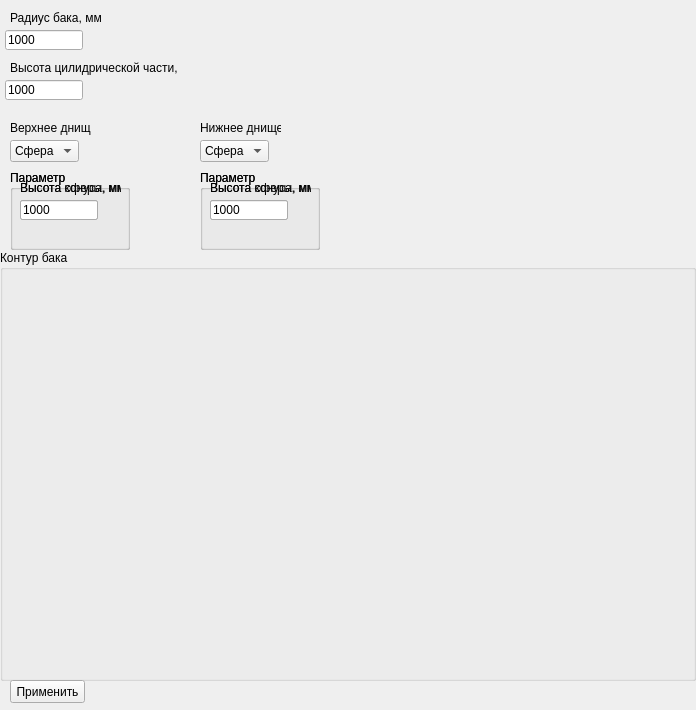
<?xml version="1.0" encoding="UTF-8"?>
<ui version="4.0">
 <class>MainWindow</class>
 <widget class="QMainWindow" name="MainWindow">
  <property name="enabled">
   <bool>true</bool>
  </property>
  <property name="geometry">
   <rect>
    <x>0</x>
    <y>0</y>
    <width>696</width>
    <height>710</height>
   </rect>
  </property>
  <property name="sizePolicy">
   <sizepolicy hsizetype="Fixed" vsizetype="Fixed">
    <horstretch>0</horstretch>
    <verstretch>0</verstretch>
   </sizepolicy>
  </property>
  <property name="minimumSize">
   <size>
    <width>696</width>
    <height>710</height>
   </size>
  </property>
  <property name="maximumSize">
   <size>
    <width>696</width>
    <height>710</height>
   </size>
  </property>
  <property name="windowTitle">
   <string notr="true"/>
  </property>
  <widget class="QWidget" name="centralwidget">
   <widget class="QLineEdit" name="lineEdit">
    <property name="geometry">
     <rect>
      <x>5</x>
      <y>30</y>
      <width>78</width>
      <height>20</height>
     </rect>
    </property>
    <property name="text">
     <string>1000</string>
    </property>
   </widget>
   <widget class="QLabel" name="label">
    <property name="geometry">
     <rect>
      <x>10</x>
      <y>10</y>
      <width>101</width>
      <height>16</height>
     </rect>
    </property>
    <property name="text">
     <string>Радиус бака, мм</string>
    </property>
   </widget>
   <widget class="QLabel" name="label_2">
    <property name="geometry">
     <rect>
      <x>10</x>
      <y>60</y>
      <width>171</width>
      <height>16</height>
     </rect>
    </property>
    <property name="text">
     <string>Высота цилидрической части, мм</string>
    </property>
   </widget>
   <widget class="QLineEdit" name="lineEdit_2">
    <property name="geometry">
     <rect>
      <x>5</x>
      <y>80</y>
      <width>78</width>
      <height>20</height>
     </rect>
    </property>
    <property name="text">
     <string>1000</string>
    </property>
   </widget>
   <widget class="QLabel" name="label_3">
    <property name="geometry">
     <rect>
      <x>10</x>
      <y>120</y>
      <width>81</width>
      <height>16</height>
     </rect>
    </property>
    <property name="text">
     <string>Верхнее днище</string>
    </property>
   </widget>
   <widget class="QLabel" name="label_4">
    <property name="geometry">
     <rect>
      <x>200</x>
      <y>120</y>
      <width>81</width>
      <height>16</height>
     </rect>
    </property>
    <property name="text">
     <string>Нижнее днище</string>
    </property>
   </widget>
   <widget class="QComboBox" name="comboBox">
    <property name="geometry">
     <rect>
      <x>10</x>
      <y>140</y>
      <width>69</width>
      <height>22</height>
     </rect>
    </property>
    <item>
     <property name="text">
      <string>Сфера</string>
     </property>
    </item>
    <item>
     <property name="text">
      <string>Конус</string>
     </property>
    </item>
   </widget>
   <widget class="QComboBox" name="comboBox_2">
    <property name="geometry">
     <rect>
      <x>200</x>
      <y>140</y>
      <width>69</width>
      <height>22</height>
     </rect>
    </property>
    <item>
     <property name="text">
      <string>Сфера</string>
     </property>
    </item>
    <item>
     <property name="text">
      <string>Конус</string>
     </property>
    </item>
   </widget>
   <widget class="QGroupBox" name="groupBox">
    <property name="enabled">
     <bool>true</bool>
    </property>
    <property name="geometry">
     <rect>
      <x>10</x>
      <y>170</y>
      <width>120</width>
      <height>80</height>
     </rect>
    </property>
    <property name="title">
     <string>Параметр</string>
    </property>
    <widget class="QLabel" name="label_5">
     <property name="geometry">
      <rect>
       <x>10</x>
       <y>10</y>
       <width>101</width>
       <height>16</height>
      </rect>
     </property>
     <property name="text">
      <string>Высота сферы, мм</string>
     </property>
    </widget>
    <widget class="QLineEdit" name="lineEdit_3">
     <property name="geometry">
      <rect>
       <x>10</x>
       <y>30</y>
       <width>78</width>
       <height>20</height>
      </rect>
     </property>
     <property name="text">
      <string>1000</string>
     </property>
    </widget>
   </widget>
   <widget class="QGroupBox" name="groupBox_2">
    <property name="enabled">
     <bool>true</bool>
    </property>
    <property name="geometry">
     <rect>
      <x>200</x>
      <y>170</y>
      <width>120</width>
      <height>80</height>
     </rect>
    </property>
    <property name="title">
     <string>Параметр</string>
    </property>
    <widget class="QLabel" name="label_6">
     <property name="geometry">
      <rect>
       <x>10</x>
       <y>10</y>
       <width>101</width>
       <height>16</height>
      </rect>
     </property>
     <property name="text">
      <string>Высота сферы, мм</string>
     </property>
    </widget>
    <widget class="QLineEdit" name="lineEdit_4">
     <property name="geometry">
      <rect>
       <x>10</x>
       <y>30</y>
       <width>78</width>
       <height>20</height>
      </rect>
     </property>
     <property name="text">
      <string>1000</string>
     </property>
    </widget>
   </widget>
   <widget class="QGroupBox" name="groupBox_3">
    <property name="enabled">
     <bool>true</bool>
    </property>
    <property name="geometry">
     <rect>
      <x>10</x>
      <y>170</y>
      <width>120</width>
      <height>80</height>
     </rect>
    </property>
    <property name="title">
     <string>Параметр</string>
    </property>
    <widget class="QLabel" name="label_7">
     <property name="geometry">
      <rect>
       <x>10</x>
       <y>10</y>
       <width>101</width>
       <height>16</height>
      </rect>
     </property>
     <property name="text">
      <string>Высота конуса, мм</string>
     </property>
    </widget>
    <widget class="QLineEdit" name="lineEdit_5">
     <property name="geometry">
      <rect>
       <x>10</x>
       <y>30</y>
       <width>78</width>
       <height>20</height>
      </rect>
     </property>
     <property name="text">
      <string>1000</string>
     </property>
    </widget>
   </widget>
   <widget class="QGroupBox" name="groupBox_4">
    <property name="enabled">
     <bool>true</bool>
    </property>
    <property name="geometry">
     <rect>
      <x>200</x>
      <y>170</y>
      <width>120</width>
      <height>80</height>
     </rect>
    </property>
    <property name="title">
     <string>Параметр</string>
    </property>
    <widget class="QLabel" name="label_8">
     <property name="geometry">
      <rect>
       <x>10</x>
       <y>10</y>
       <width>101</width>
       <height>16</height>
      </rect>
     </property>
     <property name="text">
      <string>Высота конуса, мм</string>
     </property>
    </widget>
    <widget class="QLineEdit" name="lineEdit_6">
     <property name="geometry">
      <rect>
       <x>10</x>
       <y>30</y>
       <width>78</width>
       <height>20</height>
      </rect>
     </property>
     <property name="text">
      <string>1000</string>
     </property>
    </widget>
   </widget>
   <widget class="QGroupBox" name="groupBox_5">
    <property name="geometry">
     <rect>
      <x>0</x>
      <y>250</y>
      <width>696</width>
      <height>431</height>
     </rect>
    </property>
    <property name="title">
     <string>Контур бака</string>
    </property>
    <property name="flat">
     <bool>true</bool>
    </property>
   </widget>
   <widget class="QPushButton" name="pushButton">
    <property name="geometry">
     <rect>
      <x>10</x>
      <y>680</y>
      <width>75</width>
      <height>23</height>
     </rect>
    </property>
    <property name="text">
     <string>Применить</string>
    </property>
   </widget>
  </widget>
 </widget>
 <resources/>
 <connections/>
</ui>
